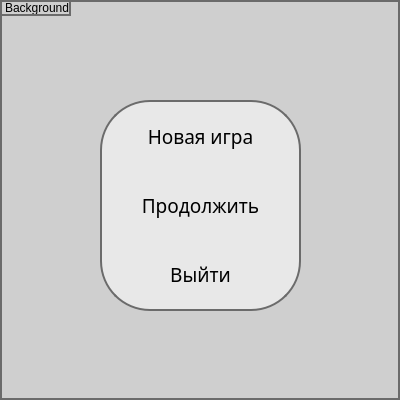
<?xml version="1.0" encoding="UTF-8"?>
<ui version="4.0">
 <class>Menu</class>
 <widget class="QWidget" name="Menu">
  <property name="geometry">
   <rect>
    <x>0</x>
    <y>0</y>
    <width>400</width>
    <height>400</height>
   </rect>
  </property>
  <property name="windowTitle">
   <string/>
  </property>
  <property name="styleSheet">
   <string notr="true">border: 2px solid #6b6b6b;
background-color: #cfcfcf;
</string>
  </property>
  <widget class="QPushButton" name="pushButton_close">
   <property name="geometry">
    <rect>
     <x>100</x>
     <y>240</y>
     <width>201</width>
     <height>71</height>
    </rect>
   </property>
   <property name="font">
    <font>
     <family>CaskaydiaCove Nerd Font</family>
     <pointsize>14</pointsize>
    </font>
   </property>
   <property name="styleSheet">
    <string notr="true">QPushButton {
        background-color: #e8e8e8;
        border-bottom: 2px solid #6b6b6b;
        border-right: 2px solid #6b6b6b;
        border-left: 2px solid #6b6b6b;
        border-top: none;
        border-bottom-left-radius: 50px;
        border-bottom-right-radius: 50px;
        padding: 5px 10px;
        color: #000000;
    }
    QPushButton:hover {
        background-color: #cfcfcf;
    }
    QPushButton:pressed {
        background-color: #bfbfbf;
    }</string>
   </property>
   <property name="text">
    <string>Выйти</string>
   </property>
  </widget>
  <widget class="QPushButton" name="pushButton_3">
   <property name="geometry">
    <rect>
     <x>100</x>
     <y>100</y>
     <width>201</width>
     <height>71</height>
    </rect>
   </property>
   <property name="font">
    <font>
     <family>CaskaydiaCove Nerd Font</family>
     <pointsize>14</pointsize>
    </font>
   </property>
   <property name="styleSheet">
    <string notr="true">QPushButton {
        background-color: #e8e8e8;
        border-bottom: none;
        border-right: 2px solid #6b6b6b;
        border-left: 2px solid #6b6b6b;
        border-top: 2px solid #6b6b6b;
        border-top-left-radius: 50px;
        border-top-right-radius: 50px;
        padding: 5px 10px;
        color: #000000;
    }
    QPushButton:hover {
        background-color: #cfcfcf;
    }
    QPushButton:pressed {
        background-color: #bfbfbf;
    }</string>
   </property>
   <property name="text">
    <string>Новая игра</string>
   </property>
   <property name="autoDefault">
    <bool>false</bool>
   </property>
   <property name="default">
    <bool>false</bool>
   </property>
   <property name="flat">
    <bool>false</bool>
   </property>
  </widget>
  <widget class="QPushButton" name="pushButton_continue">
   <property name="geometry">
    <rect>
     <x>100</x>
     <y>170</y>
     <width>201</width>
     <height>71</height>
    </rect>
   </property>
   <property name="font">
    <font>
     <family>CaskaydiaCove Nerd Font</family>
     <pointsize>14</pointsize>
    </font>
   </property>
   <property name="styleSheet">
    <string notr="true">QPushButton {
        background-color: #e8e8e8;
        border-bottom: none;
        border-right: 2px solid #6b6b6b;
        border-left: 2px solid #6b6b6b;
        border-top: none;
        padding: 5px 10px;
        color: #000000;
    }
    QPushButton:hover {
        background-color: #cfcfcf;
    }
    QPushButton:pressed {
        background-color: #bfbfbf;
    }</string>
   </property>
   <property name="text">
    <string>Продолжить</string>
   </property>
  </widget>
  <widget class="QLabel" name="background">
   <property name="geometry">
    <rect>
     <x>0</x>
     <y>0</y>
     <width>71</width>
     <height>16</height>
    </rect>
   </property>
   <property name="text">
    <string>Background</string>
   </property>
  </widget>
 </widget>
 <resources/>
 <connections/>
</ui>
